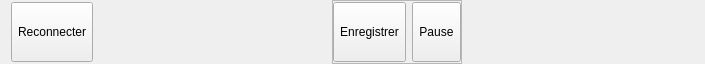
<?xml version="1.0" encoding="UTF-8"?>
<ui version="4.0">
 <class>VideoRehabToolsWidget</class>
 <widget class="QWidget" name="VideoRehabToolsWidget">
  <property name="geometry">
   <rect>
    <x>0</x>
    <y>0</y>
    <width>705</width>
    <height>64</height>
   </rect>
  </property>
  <property name="maximumSize">
   <size>
    <width>16777215</width>
    <height>64</height>
   </size>
  </property>
  <property name="windowTitle">
   <string>Form</string>
  </property>
  <layout class="QHBoxLayout" name="horizontalLayout">
   <property name="topMargin">
    <number>0</number>
   </property>
   <property name="bottomMargin">
    <number>0</number>
   </property>
   <item>
    <widget class="QToolButton" name="btnReconnect">
     <property name="minimumSize">
      <size>
       <width>48</width>
       <height>48</height>
      </size>
     </property>
     <property name="maximumSize">
      <size>
       <width>128</width>
       <height>60</height>
      </size>
     </property>
     <property name="cursor">
      <cursorShape>PointingHandCursor</cursorShape>
     </property>
     <property name="text">
      <string>Reconnecter</string>
     </property>
     <property name="icon">
      <iconset resource="../../../resources/TeraClient.qrc">
       <normaloff>:/icons/refresh.png</normaloff>:/icons/refresh.png</iconset>
     </property>
     <property name="iconSize">
      <size>
       <width>40</width>
       <height>40</height>
      </size>
     </property>
     <property name="toolButtonStyle">
      <enum>Qt::ToolButtonTextUnderIcon</enum>
     </property>
    </widget>
   </item>
   <item>
    <spacer name="horizontalSpacer">
     <property name="orientation">
      <enum>Qt::Horizontal</enum>
     </property>
     <property name="sizeHint" stdset="0">
      <size>
       <width>40</width>
       <height>20</height>
      </size>
     </property>
    </spacer>
   </item>
   <item>
    <widget class="QFrame" name="frameRecord">
     <property name="frameShape">
      <enum>QFrame::StyledPanel</enum>
     </property>
     <property name="frameShadow">
      <enum>QFrame::Raised</enum>
     </property>
     <layout class="QHBoxLayout" name="horizontalLayout_2">
      <property name="leftMargin">
       <number>0</number>
      </property>
      <property name="topMargin">
       <number>0</number>
      </property>
      <property name="rightMargin">
       <number>0</number>
      </property>
      <property name="bottomMargin">
       <number>0</number>
      </property>
      <item>
       <widget class="QToolButton" name="btnRecord">
        <property name="minimumSize">
         <size>
          <width>48</width>
          <height>48</height>
         </size>
        </property>
        <property name="maximumSize">
         <size>
          <width>128</width>
          <height>60</height>
         </size>
        </property>
        <property name="cursor">
         <cursorShape>PointingHandCursor</cursorShape>
        </property>
        <property name="text">
         <string>Enregistrer</string>
        </property>
        <property name="icon">
         <iconset resource="../../../resources/TeraClient.qrc">
          <normaloff>:/icons/record.png</normaloff>
          <normalon>:/icons/record_stop.png</normalon>:/icons/record.png</iconset>
        </property>
        <property name="iconSize">
         <size>
          <width>40</width>
          <height>40</height>
         </size>
        </property>
        <property name="toolButtonStyle">
         <enum>Qt::ToolButtonTextUnderIcon</enum>
        </property>
       </widget>
      </item>
      <item>
       <widget class="QToolButton" name="btnPause">
        <property name="minimumSize">
         <size>
          <width>48</width>
          <height>48</height>
         </size>
        </property>
        <property name="maximumSize">
         <size>
          <width>128</width>
          <height>60</height>
         </size>
        </property>
        <property name="cursor">
         <cursorShape>PointingHandCursor</cursorShape>
        </property>
        <property name="text">
         <string>Pause</string>
        </property>
        <property name="icon">
         <iconset resource="../../../resources/TeraClient.qrc">
          <normaloff>:/icons/pause.png</normaloff>:/icons/pause.png</iconset>
        </property>
        <property name="iconSize">
         <size>
          <width>40</width>
          <height>40</height>
         </size>
        </property>
        <property name="checkable">
         <bool>true</bool>
        </property>
        <property name="checked">
         <bool>false</bool>
        </property>
        <property name="toolButtonStyle">
         <enum>Qt::ToolButtonTextUnderIcon</enum>
        </property>
       </widget>
      </item>
     </layout>
    </widget>
   </item>
   <item>
    <spacer name="horizontalSpacer_2">
     <property name="orientation">
      <enum>Qt::Horizontal</enum>
     </property>
     <property name="sizeHint" stdset="0">
      <size>
       <width>40</width>
       <height>20</height>
      </size>
     </property>
    </spacer>
   </item>
  </layout>
 </widget>
 <resources>
  <include location="../../../resources/TeraClient.qrc"/>
 </resources>
 <connections/>
</ui>
